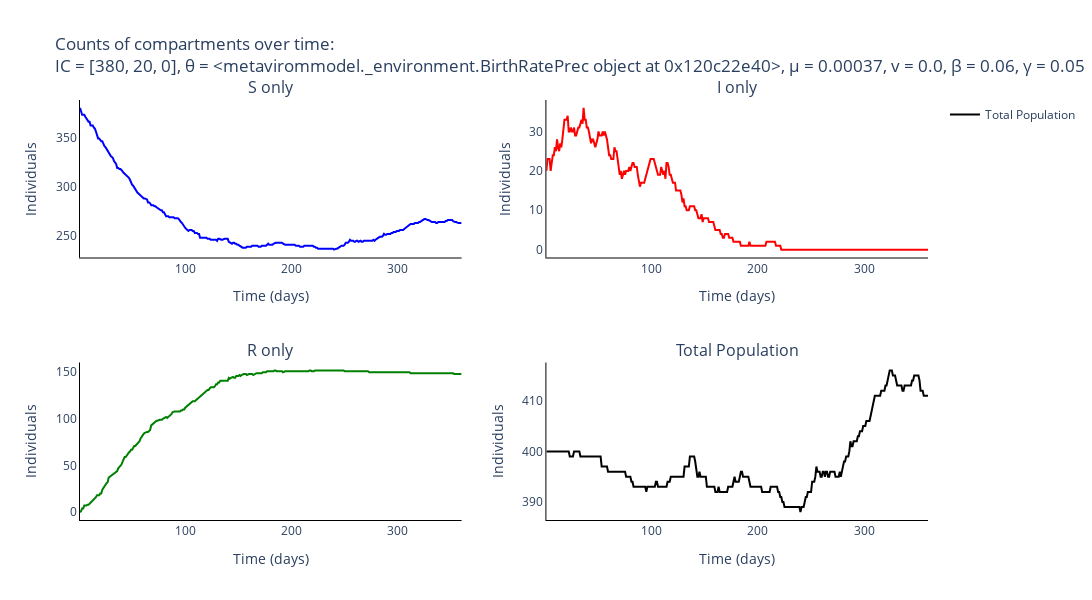

The cell this chart's notebook holds for it:
### Code cell
# Trace names - represent the type of individuals for the simulation
trace_name = ['{}'.format(s) for s in compartments]

# Names of panels
panels = ['{} only'.format(s) for s in compartments] + ['Total Population']

fig = go.Figure()
fig = make_subplots(rows=int(np.ceil(len(panels)/2)), cols=2, subplot_titles=tuple('{}'.format(p) for p in panels))

# Add traces to the separate counts panels
for s, spec in enumerate(compartments):
    for _ in range(num_experiments):
        fig.add_trace(
            go.Scatter(
                y=output_algorithm[_, :, s].tolist(),
                x=times,
                mode='lines',
                name=trace_name[s],
                line_color=colours[s],
                showlegend=False,
            ),
            row= int(np.floor(s / 2)) + 1,
            col= s % 2 + 1
        )

fig.add_trace(
    go.Scatter(
        y=np.mean(np.sum(output_algorithm, axis=2), axis=0).tolist(),
        x=times,
        mode='lines',
        name='Total Population',
        line_color='black'
    ),
    row= 2,
    col= 2
)

# Add axis labels
fig.update_layout(
    title='Counts of compartments over time:<br>IC = {}, θ = {}, μ = {}, v = {}, β = {:.2f}, γ = {:.2f}'.format(parameters[0:3], parameters[3], parameters[4], parameters[5], parameters[6], parameters[7]),
    width=1100, 
    height=600,
    plot_bgcolor='white',
    xaxis=dict(
        linecolor='black',
        title = 'Time (days)'
        ),
    yaxis=dict(
        linecolor='black',
        title = 'Individuals'),
    xaxis2=dict(
        linecolor='black',
        title = 'Time (days)'
        ),
    yaxis2=dict(
        linecolor='black',
        title = 'Individuals'),
    xaxis3=dict(
        linecolor='black',
        title = 'Time (days)'
        ),
    yaxis3=dict(
        linecolor='black',
        title = 'Individuals'),
    xaxis4=dict(
        linecolor='black',
        title = 'Time (days)'
        ),
    yaxis4=dict(
        linecolor='black',
        title = 'Individuals')
    #legend=dict(
    #    orientation="h",
    #    yanchor="bottom",
    #    y=1.02,
    #    xanchor="right",
    #    x=1
    #)
    )

fig.write_image('images/SIR-gillespie-separate-Lassa.pdf')
fig.show()

### Figure 1 — Plotly figure (JSON) as saved in the notebook; plotly's stock layout.template omitted (floating-point values rounded to 4 significant figures; data arrays with more than 128 entries replaced by an {"elided": "..."} marker saying what was removed)
{"data": [{"line": {"color": "blue"}, "mode": "lines", "name": "S", "showlegend": false, "type": "scatter", "x": {"elided": "360 int values"}, "xaxis": "x", "y": {"elided": "360 int values"}, "yaxis": "y"}, {"line": {"color": "red"}, "mode": "lines", "name": "I", "showlegend": false, "type": "scatter", "x": {"elided": "360 int values"}, "xaxis": "x2", "y": {"elided": "360 int values"}, "yaxis": "y2"}, {"line": {"color": "green"}, "mode": "lines", "name": "R", "showlegend": false, "type": "scatter", "x": {"elided": "360 int values"}, "xaxis": "x3", "y": {"elided": "360 int values"}, "yaxis": "y3"}, {"line": {"color": "black"}, "mode": "lines", "name": "Total Population", "type": "scatter", "x": {"elided": "360 int values"}, "xaxis": "x4", "y": {"elided": "360 int values"}, "yaxis": "y4"}], "layout": {"annotations": [{"font": {"size": 16}, "showarrow": false, "text": "S only", "x": 0.225, "xanchor": "center", "xref": "paper", "y": 1, "yanchor": "bottom", "yref": "paper"}, {"font": {"size": 16}, "showarrow": false, "text": "I only", "x": 0.775, "xanchor": "center", "xref": "paper", "y": 1, "yanchor": "bottom", "yref": "paper"}, {"font": {"size": 16}, "showarrow": false, "text": "R only", "x": 0.225, "xanchor": "center", "xref": "paper", "y": 0.375, "yanchor": "bottom", "yref": "paper"}, {"font": {"size": 16}, "showarrow": false, "text": "Total Population", "x": 0.775, "xanchor": "center", "xref": "paper", "y": 0.375, "yanchor": "bottom", "yref": "paper"}], "height": 600, "plot_bgcolor": "white", "title": {"text": "Counts of compartments over time:<br>IC = [380, 20, 0], θ = <metavirommodel._environment.BirthRatePrec object at 0x120c22e40>, μ = 0.00037, v = 0.0, β = 0.06, γ = 0.05"}, "width": 1100, "xaxis": {"anchor": "y", "domain": [0, 0.45], "linecolor": "black", "title": {"text": "Time (days)"}}, "xaxis2": {"anchor": "y2", "domain": [0.55, 1], "linecolor": "black", "title": {"text": "Time (days)"}}, "xaxis3": {"anchor": "y3", "domain": [0, 0.45], "linecolor": "black", "title": {"text": "Time (days)"}}, "xaxis4": {"anchor": "y4", "domain": [0.55, 1], "linecolor": "black", "title": {"text": "Time (days)"}}, "yaxis": {"anchor": "x", "domain": [0.625, 1], "linecolor": "black", "title": {"text": "Individuals"}}, "yaxis2": {"anchor": "x2", "domain": [0.625, 1], "linecolor": "black", "title": {"text": "Individuals"}}, "yaxis3": {"anchor": "x3", "domain": [0, 0.375], "linecolor": "black", "title": {"text": "Individuals"}}, "yaxis4": {"anchor": "x4", "domain": [0, 0.375], "linecolor": "black", "title": {"text": "Individuals"}}}}
